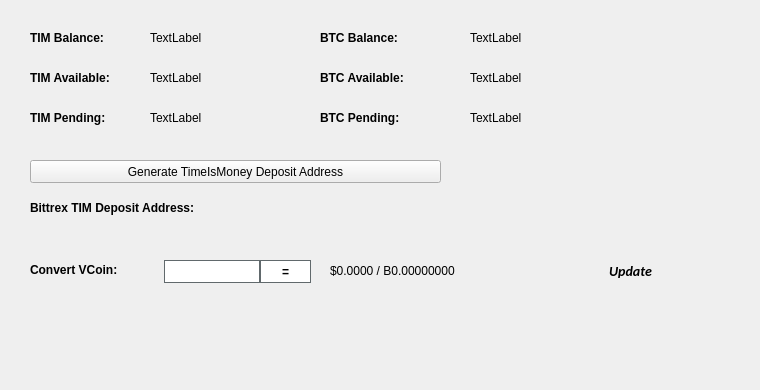
   <widget class="QWidget" name="BalanceTab">
    <attribute name="title">
     <string>Balance</string>
    </attribute>
    <widget class="QLabel" name="BitcoinBalanceLabel">
     <property name="geometry">
      <rect>
       <x>470</x>
       <y>30</y>
       <width>150</width>
       <height>16</height>
      </rect>
     </property>
     <property name="text">
      <string>TextLabel</string>
     </property>
    </widget>
    <widget class="QLabel" name="TIMBalanceLabel">
     <property name="geometry">
      <rect>
       <x>150</x>
       <y>30</y>
       <width>150</width>
       <height>16</height>
      </rect>
     </property>
     <property name="text">
      <string>TextLabel</string>
     </property>
    </widget>
    <widget class="QLabel" name="label_11">
     <property name="geometry">
      <rect>
       <x>30</x>
       <y>30</y>
       <width>101</width>
       <height>16</height>
      </rect>
     </property>
     <property name="font">
      <font>
       <weight>75</weight>
       <bold>true</bold>
      </font>
     </property>
     <property name="text">
      <string>TIM Balance:</string>
     </property>
    </widget>
    <widget class="QLabel" name="label_12">
     <property name="geometry">
      <rect>
       <x>320</x>
       <y>30</y>
       <width>101</width>
       <height>16</height>
      </rect>
     </property>
     <property name="font">
      <font>
       <weight>75</weight>
       <bold>true</bold>
      </font>
     </property>
     <property name="text">
      <string>BTC Balance:</string>
     </property>
    </widget>
    <widget class="QLabel" name="TIMAvailableLabel_2">
     <property name="geometry">
      <rect>
       <x>150</x>
       <y>70</y>
       <width>150</width>
       <height>16</height>
      </rect>
     </property>
     <property name="text">
      <string>TextLabel</string>
     </property>
    </widget>
    <widget class="QLabel" name="label_13">
     <property name="geometry">
      <rect>
       <x>30</x>
       <y>70</y>
       <width>111</width>
       <height>16</height>
      </rect>
     </property>
     <property name="font">
      <font>
       <weight>75</weight>
       <bold>true</bold>
      </font>
     </property>
     <property name="text">
      <string>TIM Available:</string>
     </property>
    </widget>
    <widget class="QLabel" name="label_14">
     <property name="geometry">
      <rect>
       <x>30</x>
       <y>110</y>
       <width>101</width>
       <height>16</height>
      </rect>
     </property>
     <property name="font">
      <font>
       <weight>75</weight>
       <bold>true</bold>
      </font>
     </property>
     <property name="text">
      <string>TIM Pending:</string>
     </property>
    </widget>
    <widget class="QLabel" name="TIMPendingLabel">
     <property name="geometry">
      <rect>
       <x>150</x>
       <y>110</y>
       <width>150</width>
       <height>16</height>
      </rect>
     </property>
     <property name="text">
      <string>TextLabel</string>
     </property>
    </widget>
    <widget class="QLabel" name="label_15">
     <property name="geometry">
      <rect>
       <x>320</x>
       <y>70</y>
       <width>111</width>
       <height>16</height>
      </rect>
     </property>
     <property name="font">
      <font>
       <weight>75</weight>
       <bold>true</bold>
      </font>
     </property>
     <property name="text">
      <string>BTC Available:</string>
     </property>
    </widget>
    <widget class="QLabel" name="BitcoinAvailableLabel">
     <property name="geometry">
      <rect>
       <x>470</x>
       <y>70</y>
       <width>150</width>
       <height>16</height>
      </rect>
     </property>
     <property name="text">
      <string>TextLabel</string>
     </property>
    </widget>
    <widget class="QLabel" name="label_31">
     <property name="geometry">
      <rect>
       <x>320</x>
       <y>110</y>
       <width>111</width>
       <height>16</height>
      </rect>
     </property>
     <property name="font">
      <font>
       <weight>75</weight>
       <bold>true</bold>
      </font>
     </property>
     <property name="text">
      <string>BTC Pending:</string>
     </property>
    </widget>
    <widget class="QLabel" name="BitcoinPendingLabel">
     <property name="geometry">
      <rect>
       <x>470</x>
       <y>110</y>
       <width>150</width>
       <height>16</height>
      </rect>
     </property>
     <property name="text">
      <string>TextLabel</string>
     </property>
    </widget>
    <widget class="QLabel" name="label_33">
     <property name="geometry">
      <rect>
       <x>30</x>
       <y>200</y>
       <width>221</width>
       <height>16</height>
      </rect>
     </property>
     <property name="font">
      <font>
       <weight>75</weight>
       <bold>true</bold>
      </font>
     </property>
     <property name="text">
      <string>Bittrex TIM Deposit Address:</string>
     </property>
    </widget>
    <widget class="QPushButton" name="GenDepositBTN">
     <property name="geometry">
      <rect>
       <x>30</x>
       <y>160</y>
       <width>411</width>
       <height>23</height>
      </rect>
     </property>
     <property name="text">
      <string>Generate TimeIsMoney Deposit Address</string>
     </property>
     <property name="icon">
      <iconset resource="../timeismoney.qrc">
       <normaloff>:/icons/bitcoin</normaloff>:/icons/bitcoin</iconset>
     </property>
    </widget>
    <widget class="QLabel" name="DepositAddressLabel">
     <property name="geometry">
      <rect>
       <x>200</x>
       <y>200</y>
       <width>261</width>
       <height>16</height>
      </rect>
     </property>
     <property name="palette">
      <palette>
       <active>
        <colorrole role="WindowText">
         <brush brushstyle="SolidPattern">
          <color alpha="255">
           <red>0</red>
           <green>0</green>
           <blue>0</blue>
          </color>
         </brush>
        </colorrole>
        <colorrole role="Text">
         <brush brushstyle="SolidPattern">
          <color alpha="255">
           <red>0</red>
           <green>0</green>
           <blue>255</blue>
          </color>
         </brush>
        </colorrole>
       </active>
       <inactive>
        <colorrole role="WindowText">
         <brush brushstyle="SolidPattern">
          <color alpha="255">
           <red>0</red>
           <green>0</green>
           <blue>0</blue>
          </color>
         </brush>
        </colorrole>
        <colorrole role="Text">
         <brush brushstyle="SolidPattern">
          <color alpha="255">
           <red>0</red>
           <green>0</green>
           <blue>255</blue>
          </color>
         </brush>
        </colorrole>
       </inactive>
       <disabled>
        <colorrole role="WindowText">
         <brush brushstyle="SolidPattern">
          <color alpha="255">
           <red>120</red>
           <green>120</green>
           <blue>120</blue>
          </color>
         </brush>
        </colorrole>
        <colorrole role="Text">
         <brush brushstyle="SolidPattern">
          <color alpha="255">
           <red>120</red>
           <green>120</green>
           <blue>120</blue>
          </color>
         </brush>
        </colorrole>
       </disabled>
      </palette>
     </property>
     <property name="font">
      <font>
       <weight>75</weight>
       <bold>true</bold>
      </font>
     </property>
     <property name="text">
      <string/>
     </property>
     <property name="alignment">
      <set>Qt::AlignRight|Qt::AlignTrailing|Qt::AlignVCenter</set>
     </property>
     <property name="textInteractionFlags">
      <set>Qt::LinksAccessibleByMouse|Qt::TextSelectableByKeyboard|Qt::TextSelectableByMouse</set>
     </property>
    </widget>
    <widget class="QLabel" name="label_8">
     <property name="geometry">
      <rect>
       <x>460</x>
       <y>300</y>
       <width>281</width>
       <height>81</height>
      </rect>
     </property>
     <property name="text">
      <string/>
     </property>
     <property name="pixmap">
      <pixmap>:/images/bittrex</pixmap>
     </property>
    </widget>
    <widget class="QWidget" name="widgetConversion" native="true">
     <property name="geometry">
      <rect>
       <x>0</x>
       <y>250</y>
       <width>751</width>
       <height>43</height>
      </rect>
     </property>
     <property name="minimumSize">
      <size>
       <width>0</width>
       <height>43</height>
      </size>
     </property>
     <property name="styleSheet">
      <string notr="true"/>
     </property>
     <widget class="QPushButton" name="btnUpdateMarketData">
      <property name="geometry">
       <rect>
        <x>575</x>
        <y>0</y>
        <width>111</width>
        <height>41</height>
       </rect>
      </property>
      <property name="sizePolicy">
       <sizepolicy hsizetype="Expanding" vsizetype="Expanding">
        <horstretch>0</horstretch>
        <verstretch>0</verstretch>
       </sizepolicy>
      </property>
      <property name="font">
       <font>
        <family>calibri</family>
        <pointsize>-1</pointsize>
        <weight>75</weight>
        <italic>true</italic>
        <bold>true</bold>
       </font>
      </property>
      <property name="styleSheet">
       <string notr="true">margin:0px;text-align:center;padding:2px;border-radius:3px;font-style:italic;width:100px;font-size:14px;font-family:calibri;font-weight:600;</string>
      </property>
      <property name="text">
       <string>Update</string>
      </property>
      <property name="iconSize">
       <size>
        <width>150</width>
        <height>35</height>
       </size>
      </property>
      <property name="autoDefault">
       <bool>true</bool>
      </property>
      <property name="default">
       <bool>true</bool>
      </property>
     </widget>
     <widget class="QLabel" name="lblConvertVCoin">
      <property name="geometry">
       <rect>
        <x>30</x>
        <y>10</y>
        <width>131</width>
        <height>20</height>
       </rect>
      </property>
      <property name="styleSheet">
       <string notr="true"/>
      </property>
      <property name="text">
       <string>&lt;html&gt;&lt;head/&gt;&lt;body&gt;&lt;p&gt;&lt;span style=&quot; font-weight:600;&quot;&gt;Convert VCoin:&lt;/span&gt;&lt;/p&gt;&lt;/body&gt;&lt;/html&gt;</string>
      </property>
     </widget>
     <widget class="QLineEdit" name="txtConvertVCoinQty">
      <property name="geometry">
       <rect>
        <x>160</x>
        <y>10</y>
        <width>100</width>
        <height>23</height>
       </rect>
      </property>
      <property name="minimumSize">
       <size>
        <width>100</width>
        <height>23</height>
       </size>
      </property>
      <property name="maximumSize">
       <size>
        <width>100</width>
        <height>16777215</height>
       </size>
      </property>
      <property name="styleSheet">
       <string notr="true">border: 1px solid #61696c;margin-left:4px;</string>
      </property>
     </widget>
     <widget class="QPushButton" name="btnConvertTimeIsMoney">
      <property name="geometry">
       <rect>
        <x>260</x>
        <y>10</y>
        <width>51</width>
        <height>23</height>
       </rect>
      </property>
      <property name="minimumSize">
       <size>
        <width>0</width>
        <height>23</height>
       </size>
      </property>
      <property name="styleSheet">
       <string notr="true">border:1px solid #61696c;background:white;font-weight:600;</string>
      </property>
      <property name="text">
       <string>=</string>
      </property>
     </widget>
     <widget class="QLabel" name="lblConvertVCoinResults">
      <property name="geometry">
       <rect>
        <x>330</x>
        <y>0</y>
        <width>201</width>
        <height>41</height>
       </rect>
      </property>
      <property name="styleSheet">
       <string notr="true"/>
      </property>
      <property name="text">
       <string>$0.0000 / B0.00000000</string>
      </property>
     </widget>
     <widget class="QLabel" name="iconOverviewUpdateWait">
      <property name="geometry">
       <rect>
        <x>670</x>
        <y>10</y>
        <width>24</width>
        <height>24</height>
       </rect>
      </property>
      <property name="text">
       <string/>
      </property>
      <property name="pixmap">
       <pixmap resource="../timeismoney.qrc">:/icons/transaction_1</pixmap>
      </property>
      <property name="scaledContents">
       <bool>true</bool>
      </property>
      <property name="alignment">
       <set>Qt::AlignCenter</set>
      </property>
     </widget>
    </widget>
   </widget>
